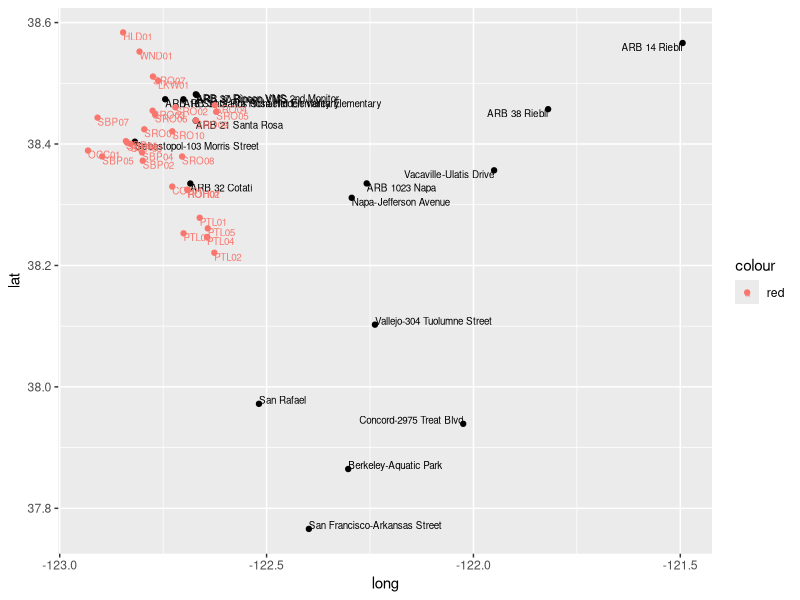

Generate this figure with R:
## ---- chunk 1

knitr::opts_chunk$set(echo = TRUE)

## ---- chunk 2

library(tidyverse)

## ---- chunk 3

aq_sensors <- read_csv(file = "aq_sensors.csv")
farms <- read_csv(file = "farm_data.csv")
hysplit <- readxl::read_xlsx(path = "HYSPLIT_data.xlsx")

all(sort(hysplit$Address)==sort(farms$address))
    
## ---- chunk 4

#farm

farms <- left_join(farms, hysplit, by = c("address" = "Address"))

farms <- farms %>%
  select(address, Key, long, lat, `Exposure (raw, final model, normalized)`, `Exposure (smoothed, final model, normalized)`, `Rank (raw)`, `Rank (smoothed)`)

rm(list = "hysplit")

#aq_sensors

colnames(aq_sensors)[3:4] <- c("lat", "long")

## ---- chunk 5

ggplot(NULL, aes(long, lat)) +
  geom_point(data = aq_sensors) +
  geom_text(data = aq_sensors, aes(label = name), hjust = "inward", vjust = "inward", size = 2.5) +
  geom_point(data = farms, aes(color = "red")) +
  geom_text(data = farms, aes(label = Key, color = "red"), hjust = "inward", vjust = "inward", size = 2.5)

